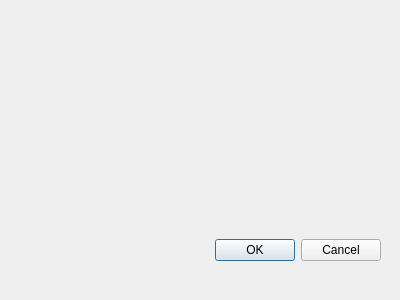
<?xml version="1.0" encoding="UTF-8"?>
<ui version="4.0">
 <class>Dialog</class>
 <widget class="QDialog" name="Dialog">
  <property name="geometry">
   <rect>
    <x>0</x>
    <y>0</y>
    <width>400</width>
    <height>300</height>
   </rect>
  </property>
  <property name="windowTitle">
   <string>Dialog</string>
  </property>
  <widget class="QDialogButtonBox" name="buttonBox">
   <property name="geometry">
    <rect>
     <x>170</x>
     <y>230</y>
     <width>211</width>
     <height>41</height>
    </rect>
   </property>
   <property name="orientation">
    <enum>Qt::Horizontal</enum>
   </property>
   <property name="standardButtons">
    <set>QDialogButtonBox::Cancel|QDialogButtonBox::Ok</set>
   </property>
  </widget>
 </widget>
 <resources/>
 <connections>
  <connection>
   <sender>buttonBox</sender>
   <signal>accepted()</signal>
   <receiver>Dialog</receiver>
   <slot>accept()</slot>
   <hints>
    <hint type="sourcelabel">
     <x>248</x>
     <y>254</y>
    </hint>
    <hint type="destinationlabel">
     <x>157</x>
     <y>274</y>
    </hint>
   </hints>
  </connection>
  <connection>
   <sender>buttonBox</sender>
   <signal>rejected()</signal>
   <receiver>Dialog</receiver>
   <slot>reject()</slot>
   <hints>
    <hint type="sourcelabel">
     <x>316</x>
     <y>260</y>
    </hint>
    <hint type="destinationlabel">
     <x>286</x>
     <y>274</y>
    </hint>
   </hints>
  </connection>
 </connections>
</ui>
